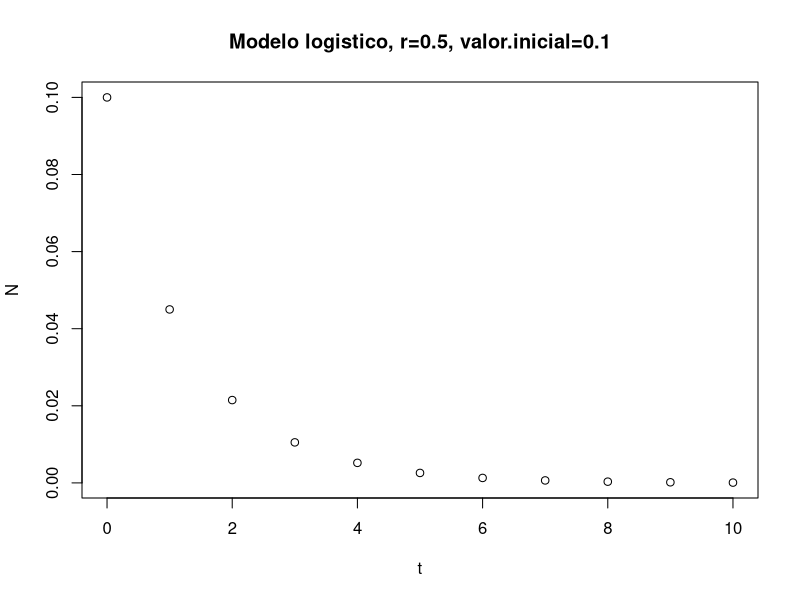
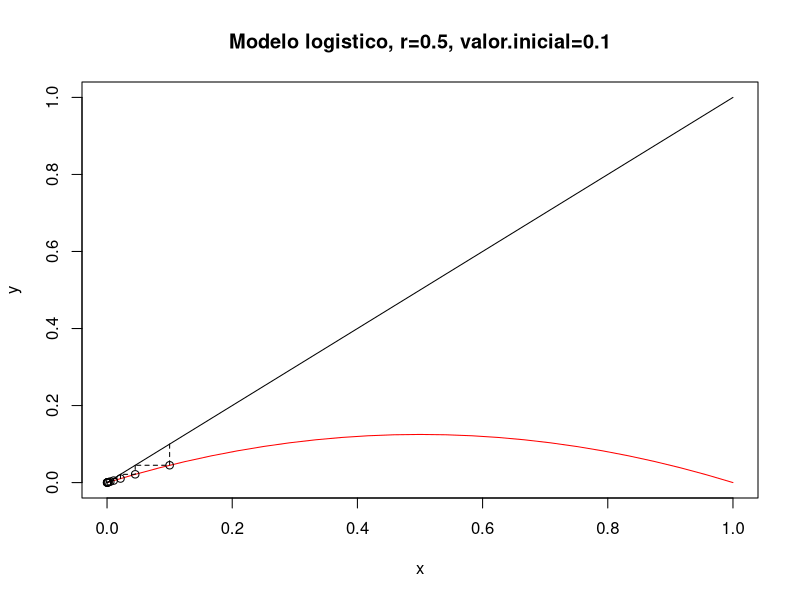
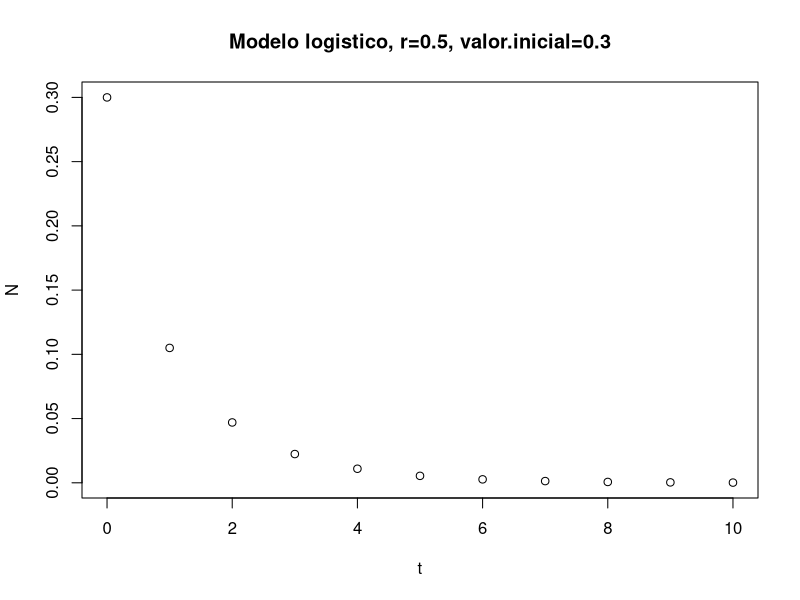
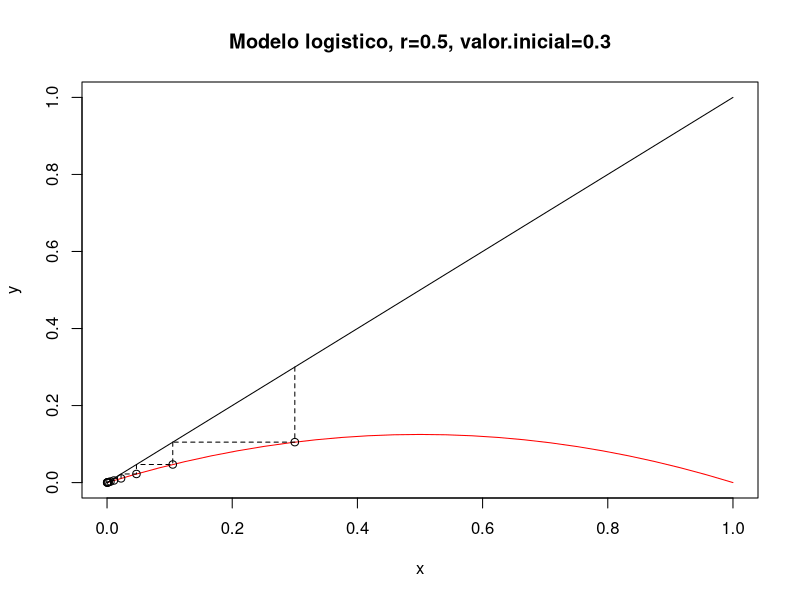
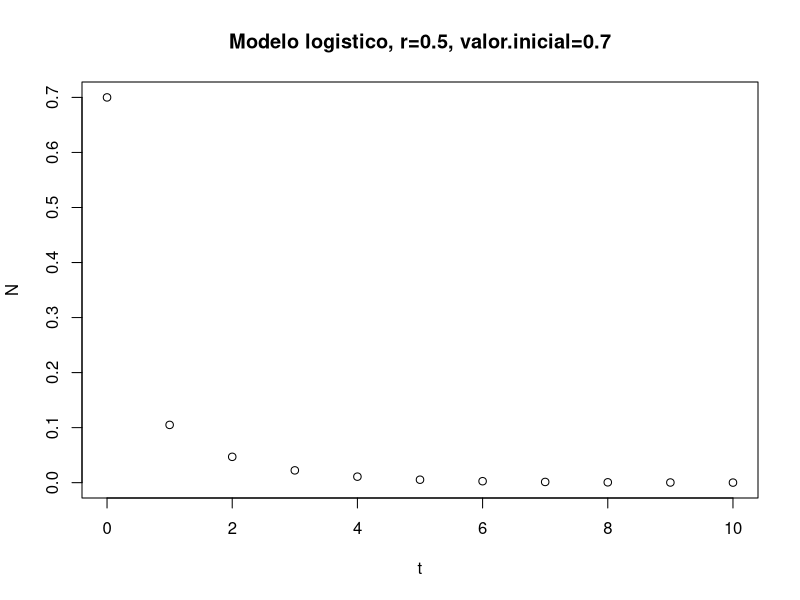
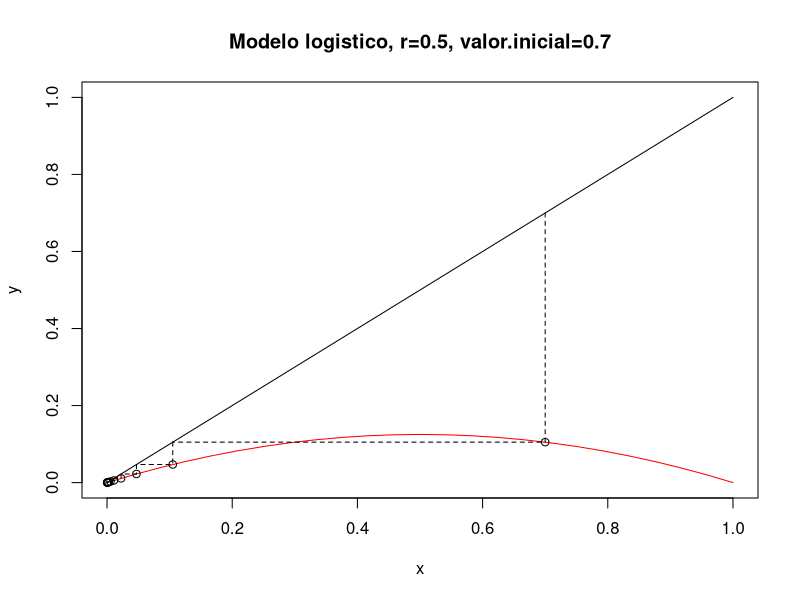
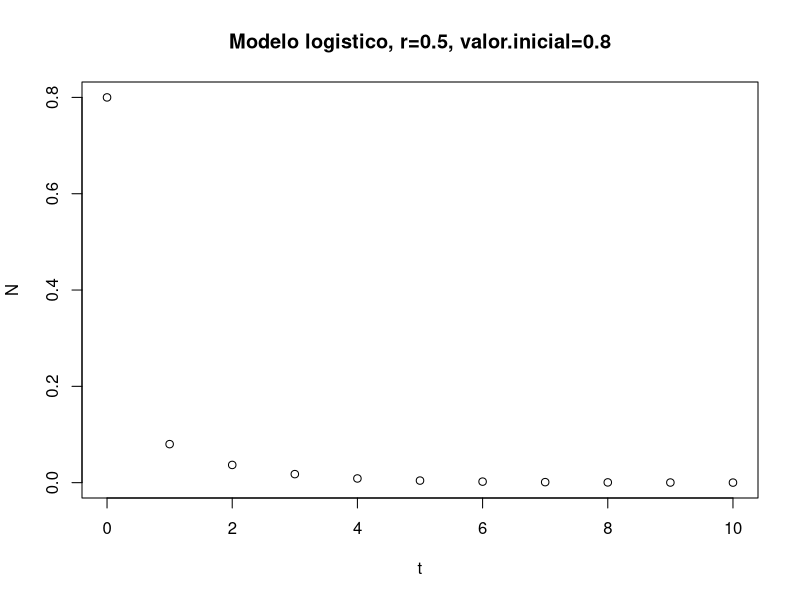
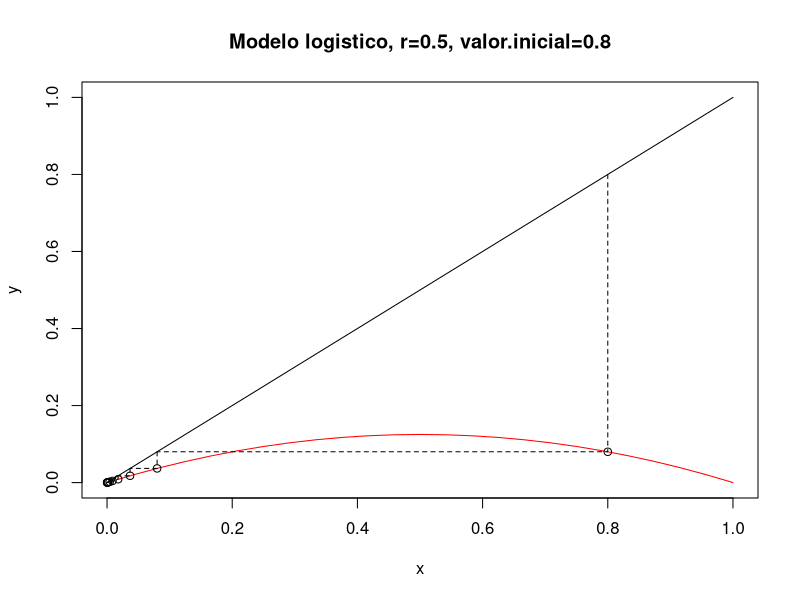

Reproduce these figures in R, in order.
#########################################################################################
#                                                                                       #
################################ ESTABILIDAD ############################################
#                                                                                       #
#########################################################################################
# Una pregunta que podemos hacernos es que tan estable es una solución
# Deimos que una solućion es localmente estable si dada una condcíon inicial lo
# suficientemente cercana las iteraciones siguiente se acercan a esta solución

# Una forma intuitiva de ver esto es tomar una serie de puntos y ver si
# convergen a una solucíon o se alejan de el.

# En este caso volveremos a usar los mismos valores de R que ya intentamos,
# pero probaremos distintos valores iniciales X0

# Funcion que describe el modelo logistico: N_{t+1} = R*N_t*(1-N_t)
#
mod.logistico <- function(N,r) {
  N*r*(1-N)
}
# Parámetros
r_vals <- c(0.5, 2.0, 3.2, 3.7)
tiempo.max <- 10
# Iterar para diferentes valores de r
for (r in r_vals) {
  # Iterar para diferentes valores de valor.inicial
  for (valor.inicial in c(0.1, 0.3, 0.7, 0.8, 0.9, 0.95, 1.0, 1.2)) {
    # Generar lista de valores
    resultados <- data.frame(t=0:tiempo.max, N=rep(NA,tiempo.max+1))
    resultados$N[1] <- valor.inicial
    # Iterar
    for (i in 1:(length(resultados$N)-1)) {
      resultados$N[i+1] <- mod.logistico(resultados$N[i],r)
    }
    # Graficar tiempo contra poblacion
    plot(resultados, main=paste0("Modelo logistico, r=",r, ", valor.inicial=", valor.inicial))
    # Graficar N_t contra N_{t+1}
    x = seq(0,1, length.out = 25)
    y = sapply(x, mod.logistico, r)
    plot(x,y, type="l", col="red", 
         xlim=c(0,1), ylim=c(0,1), 
         main=paste0("Modelo logistico, r=",r, ", valor.inicial=", valor.inicial))
    lines(x,x)
    # Metodo de telaraña
    t0 <- valor.inicial
    for (i in resultados$N) {
      t1 <- mod.logistico(t0,r)
      lines(t0,t1, type="p")
      lines(c(t0,t0,t1), c(t0,t1,t1),lty=2)
      t0 <- t1
    }
  }
}
